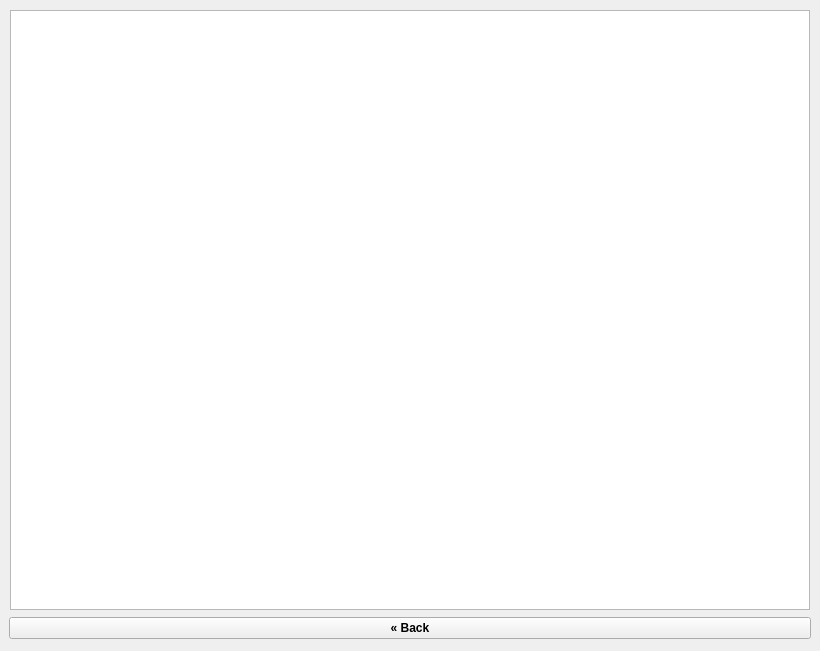
<?xml version="1.0" encoding="UTF-8"?>
<ui version="4.0">
 <class>MainWindow</class>
 <widget class="QMainWindow" name="MainWindow">
  <property name="geometry">
   <rect>
    <x>0</x>
    <y>0</y>
    <width>820</width>
    <height>651</height>
   </rect>
  </property>
  <property name="windowTitle">
   <string>metaio SDK – Qt Tutorials</string>
  </property>
  <widget class="QWidget" name="centralwidget">
   <property name="layoutDirection">
    <enum>Qt::LeftToRight</enum>
   </property>
   <layout class="QHBoxLayout" name="horizontalLayout_4">
    <item>
     <layout class="QVBoxLayout" name="mainLayout">
      <item alignment="Qt::AlignHCenter">
       <widget class="QGraphicsView" name="graphicsView">
        <property name="sizePolicy">
         <sizepolicy hsizetype="Fixed" vsizetype="Fixed">
          <horstretch>0</horstretch>
          <verstretch>0</verstretch>
         </sizepolicy>
        </property>
        <property name="minimumSize">
         <size>
          <width>800</width>
          <height>600</height>
         </size>
        </property>
       </widget>
      </item>
      <item>
       <layout class="QHBoxLayout" name="buttonLayout">
        <item>
         <widget class="QPushButton" name="quitTutorialButton">
          <property name="font">
           <font>
            <weight>75</weight>
            <bold>true</bold>
           </font>
          </property>
          <property name="text">
           <string>« Back</string>
          </property>
         </widget>
        </item>
       </layout>
      </item>
     </layout>
    </item>
   </layout>
  </widget>
 </widget>
 <resources/>
 <connections/>
 <slots>
  <slot>on_load_arel()</slot>
  <slot>on_load_file()</slot>
  <slot>on_close_tab(int)</slot>
  <slot>on_save_and_preview()</slot>
  <slot>on_preview_channel()</slot>
 </slots>
</ui>
